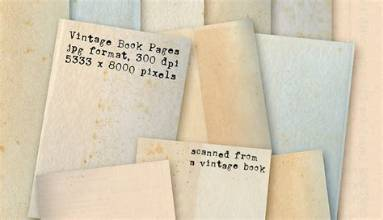
#> input picture Day29/dataset/sample_images/book_page.jpg, 383 x 220 px; its folder holds only this picture in this run
$ python preprocessing.py
#> lines starting #> are read from the running program, lines starting #| are printed output that depends on the picture; after the words box and inside, x2 and y2 are one past the last pixel; in counts of white or black regions, pixels touching at a corner belong together

import cv2
import os
from pathlib import Path

# Get project folders
BASE_DIR = Path(__file__).resolve().parents[1]

INPUT_FOLDER = BASE_DIR / "dataset" / "sample_images"
OUTPUT_FOLDER = BASE_DIR / "dataset" / "processed_images"

OUTPUT_FOLDER.mkdir(parents=True, exist_ok=True)

# Find all images
image_files = [
    file for file in INPUT_FOLDER.iterdir()
    if file.suffix.lower() in [".jpg", ".jpeg", ".png"]
]

print("Starting Image Preprocessing...")
print("Total images:", len(image_files))

processed = 0

for image_path in image_files:

    print("\nProcessing:", image_path.name)

    image = cv2.imread(str(image_path))
#> image is the input picture: shape (220, 383, 3); mean B, G, R 181.7, 204.4, 216.1

    if image is None:
        print("Unable to read image!")
        continue

    # 1. Convert to grayscale
    grayscale = cv2.cvtColor(image, cv2.COLOR_BGR2GRAY)
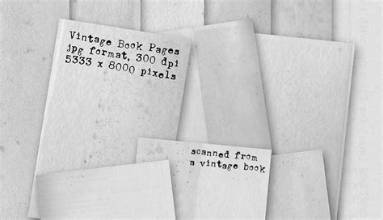
#> grayscale: shape (220, 383); min 1, max 253, mean 205.3

    # 2. Improve contrast using CLAHE
    clahe = cv2.createCLAHE(
        clipLimit=2.0,
        tileGridSize=(8, 8)
    )

    enhanced = clahe.apply(grayscale)
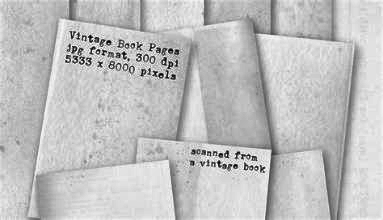
#> enhanced: shape (220, 383); min 1, max 255, mean 192.1

    # 3. Remove noise
    blurred = cv2.GaussianBlur(enhanced, (3, 3), 0)
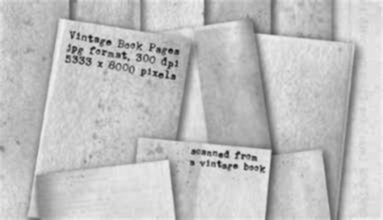
#> blurred: shape (220, 383); min 26, max 242, mean 192.1

    # 4. Apply adaptive thresholding
    threshold = cv2.adaptiveThreshold(
        blurred,
        255,
        cv2.ADAPTIVE_THRESH_GAUSSIAN_C,
        cv2.THRESH_BINARY,
        11,
        2
    )
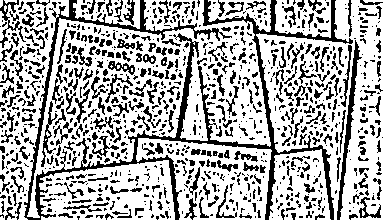
#> threshold: shape (220, 383); 68.5% white; 988 black regions (674 under 20 px), largest, box (x1, y1, x2, y2) and area: (24, 0, 353, 220) 6835, (337, 40, 362, 220) 778, (0, 0, 26, 48) 287

    # Save grayscale image
    gray_name = image_path.stem + "_grayscale.jpg"
    cv2.imwrite(str(OUTPUT_FOLDER / gray_name), grayscale)

    # Save enhanced image
    enhanced_name = image_path.stem + "_enhanced.jpg"
    cv2.imwrite(str(OUTPUT_FOLDER / enhanced_name), threshold)

    print("Grayscale saved:", gray_name)
    print("Enhanced saved:", enhanced_name)

    processed += 1

print("\n" + "=" * 45)
print("IMAGE PREPROCESSING COMPLETED")
print("=" * 45)

print("Total images:", len(image_files))
print("Successfully processed:", processed)
print("Output folder:", OUTPUT_FOLDER)
